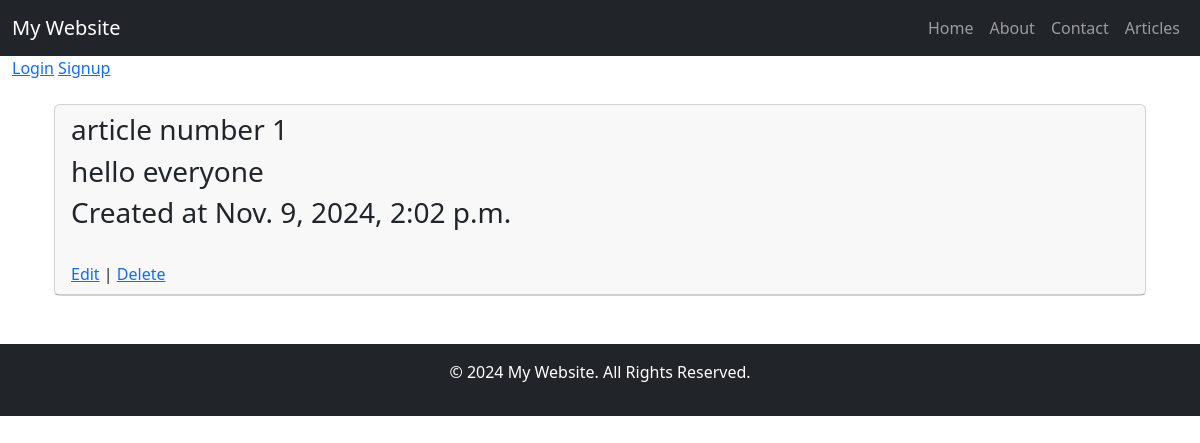
/articles/1/, run on the app's committed database.
### articles/models.py (models this page shows, shortened)
class Article(models.Model):
    title = models.CharField(max_length=150)
    body = models.TextField()
    date = models.DateTimeField(auto_now_add=True)
    author = models.ForeignKey(get_user_model(), on_delete=models.CASCADE)

### articles/views.py (the view)
# urls.py: path('<int:pk>/', ArticleDetailView.as_view(), name='article_detail'),
class ArticleDetailView(DetailView):
    model = Article
    template_name = 'articles/article_detail.html'

### templates/articles/article_detail.html (shortened to what this page needs)
{% extends 'base.html' %}
{% block content %}
	<div class="container">
        <div class="row">
            <div class="col">
                <div class="card">
                    <div class="card-header">
                        <h3>{{object.title}}</h3>
                        <h3>{{ object.body }}</h3>
                        <h3>Created at {{object.date}}</h3> <br>
                        <a class="dj_map_wrapper" href="{% url 'article_edit' object.pk %}">Edit</a> |
                        <a class="dj_map_delete" href="{% url 'article_delete' object.pk %}">Delete</a>
                    </div>
                </div>
            </div>
        </div>
    </div>
{% endblock %}

### data on the page
Article: title "article number 1", body "hello everyone", date "Nov. 9, 2024, 2:02 p.m."
